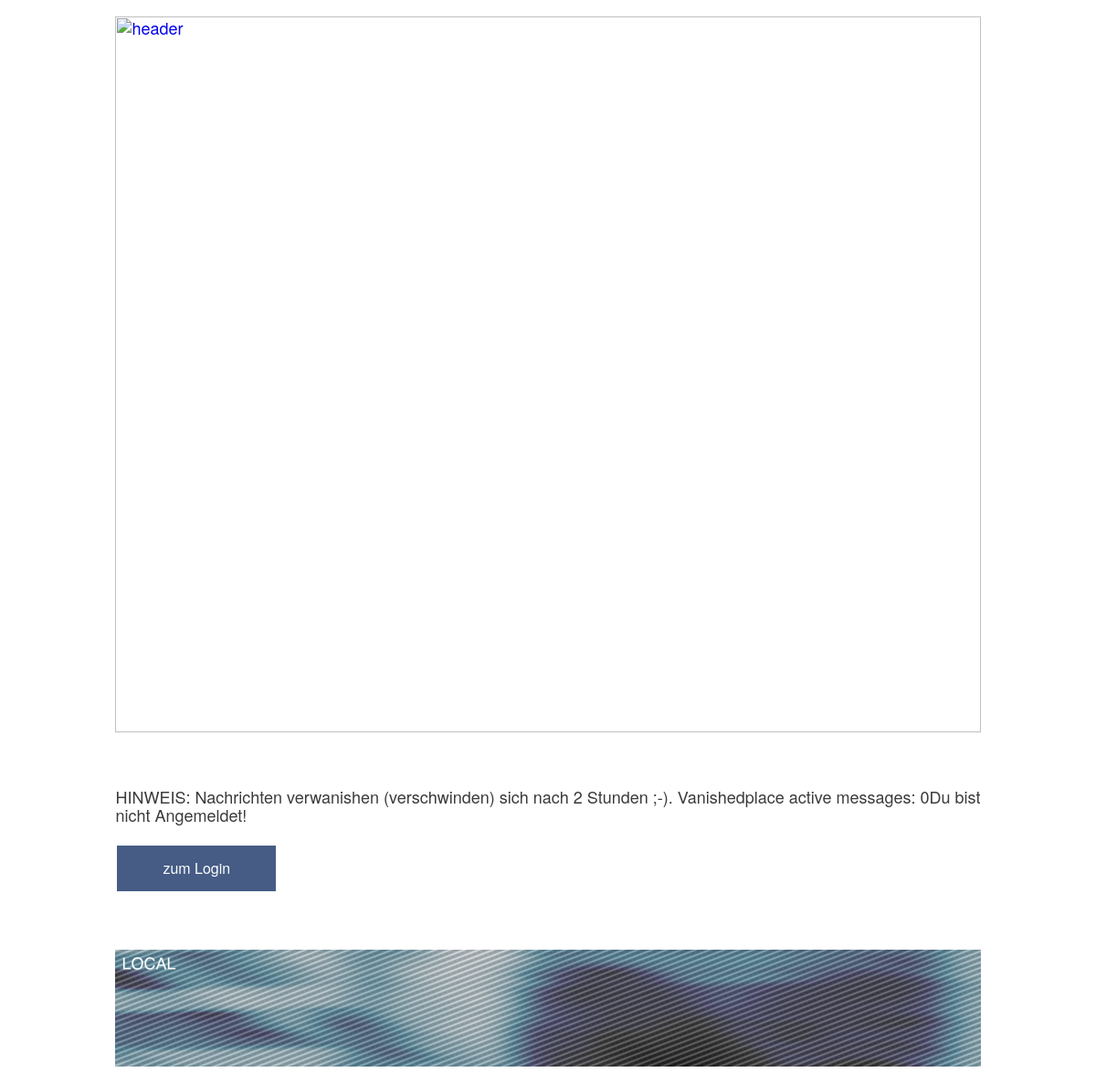
Before: /login/message_board.php (signed in) with the older database file.
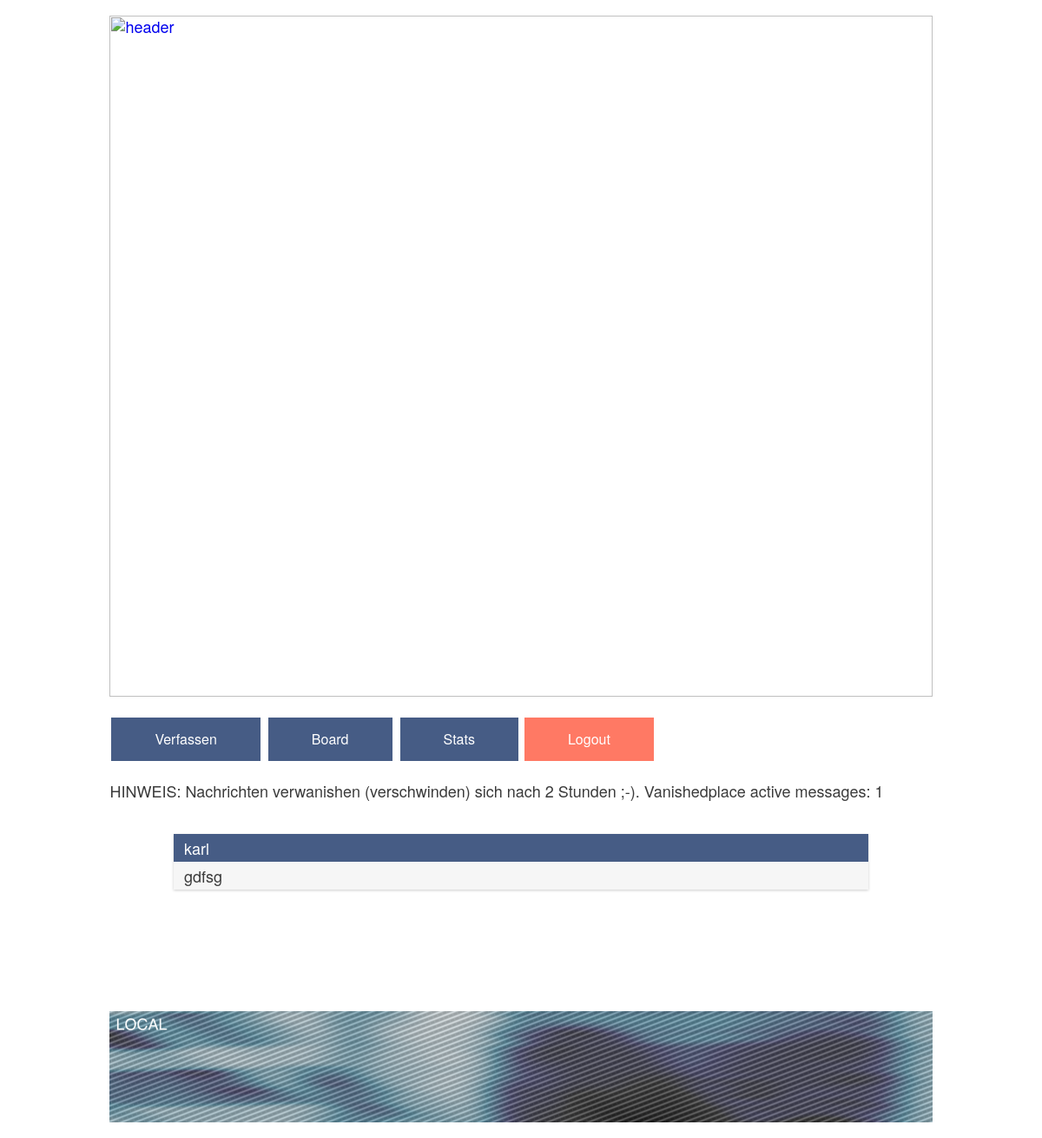
After: the same page with the newer database file.
### tables this page shows
CREATE TABLE `messages` (
  `id_msg` int(11) NOT NULL,
  `msg` varchar(480) NOT NULL,
  `cre_msg` timestamp NULL DEFAULT CURRENT_TIMESTAMP,
  `min_msg` int(11) NOT NULL,
  `usr_cre_msg` int(11) NOT NULL
);

CREATE TABLE `users` (
  `user_id` int(11) NOT NULL,
  `name` varchar(50) NOT NULL,
  `email` varchar(100) DEFAULT NULL,
  `verified` tinyint(1) DEFAULT NULL,
  `mail_id` varchar(100) NOT NULL,
  `passwordenc` varchar(128) DEFAULT NULL
);

### login/message_board.php (the view, shortened to what this page needs)
<head>
<link rel="stylesheet" type="text/css" href="css/style.css">
</head>
<?php
include 'db_conn.php';
include 'header.php';
?>
	<?php
	echo "HINWEIS: Nachrichten verwanishen (verschwinden) sich nach 2 Stunden ;-). ";
	$sql = "SELECT count(*) anzahl " . "FROM messages m, users u " . "WHERE u.user_id = m.usr_cre_msg " . "AND cre_msg > DATE_SUB(NOW(), INTERVAL 2 HOUR) " . "ORDER by m.id_msg DESC";
	foreach ( $pdo->query ( $sql ) as $row ) {
		echo "Vanishedplace active messages: " . $row ['anzahl'];
	}
	if ((isset ( $_SESSION ["validsession"] )) and ($_SESSION ["validsession"] == "angemeldet")) {
		$sql = "SELECT m.id_msg, m.msg, m.min_msg, m.min_msg, u.name " . "FROM messages m, users u " . "WHERE u.user_id = m.usr_cre_msg " . "AND cre_msg > DATE_SUB(NOW(), INTERVAL 2 HOUR) " . "ORDER by m.id_msg DESC";
		?>
<div class="wrapper">
				<?php
		foreach ( $pdo->query ( $sql ) as $row ) {
			?>
					<div class="table">
		<div class="row header blue">
			<div class="cell">
        						<?php echo $row ["name"];?>
      						</div>
		</div>
		<div class="row">
			<div class="cell">
								<?php echo $row ["msg"];?>
      						</div>
		</div>
	</div>
  					<?php
		}
		?>
				</div>
<?php
	} else {
		echo "Du bist nicht Angemeldet! " ?? [
				"session_error_msg"
		];
		?>
<div>
	</br> <a href="index.php" class="button">zum Login</a>
</div>
<?php
	}
	?>
<?php
include 'footer.php';
?>

### login/header.php (shortened to what this page needs)
<head>
<link rel="stylesheet" type="text/css" href="css/style.css">
<link rel="stylesheet" href="https://cdnjs.cloudflare.com/ajax/libs/font-awesome/4.7.0/css/font-awesome.min.css">
</head>
<html>
<body>
		<div class="content">
		<?php
		if ($_SERVER ['SERVER_NAME'] != "vaplac.gnubis.de") {
			?> <a href="index.php"><img src="./pics/vanishedplace-header.png" alt="header"></a> <?php
		} else {
			?> <a href="index.php"><img src="./pics/vanishedplace-header_r.png" alt="header"></a> <?php
		}
		?>
		<div>
		<?php
		if ((isset ( $_SESSION ["validsession"] )) and ($_SESSION ["validsession"] == "angemeldet")) {
			?>
			<a href="message_create.php" class="button">Verfassen</a>
			<a href="message_board.php" class="button">Board</a>
			<a href="show_users.php" class="button">Stats</a>
			<a href="logout.php" class="button_red">Logout</a>
			<?php
		}
		?>
		</div>

### login/footer.php (shortened to what this page needs)
		<?php if ($_SERVER['SERVER_NAME'] != "vaplac.gnubis.de")
		{
			?> <img src="./pics/vanishedplace-footer.png" alt="Footer" > <?php
		} else {
			?> <img src="./pics/vanishedplace-footer_r.png" alt="Footer" > <?php
		}
		?>
		</div>
	</body>
</html>

### login/css/style.css (style rules this page uses)
body { font-family: "Helvetica Neue", Helvetica, Arial; font-size: 18px; line-height: 20px; font-weight: 400; color: #3b3b3b; -webkit-font-smoothing: antialiased; font-smoothing: antialiased; background: #FFFFFF; }
.wrapper { margin: 0 auto; padding: 40px; max-width: 800px; }
.table { margin: 0 0 40px 0; width: 100%; box-shadow: 0 1px 3px rgba(0, 0, 0, 0.2); display: table; }
.row { display: table-row; background: #f6f6f6; }
.row:nth-of-type(odd) { background: #e9e9e9; }
.row.header { color: #ffffff; background: #465c85; }
.row.blue { background: #465c85; }
.cell { padding: 6px 12px; display: table-cell; }
.button { background-color: #465c85; border: none; color: white; padding: 15px 50px; text-align: center; text-decoration: none; display: inline-block; font-size: 16px; margin: 4px 2px; cursor: pointer; }
a.button_red:link, a.button_red:visited { background-color: #ff7964; color: white; padding: 15px 50px; text-align: center; text-decoration: none; display: inline-block; font-size: 16px; }
a.button:link, a.button:visited { background-color: #465c85; color: white; padding: 15px 50px; text-align: center; text-decoration: none; display: inline-block; font-size: 16px; }
div.content { margin: auto; width: 80%; padding: 10px; }
img { width: 100%; height: auto; position: center; max-width: 1000px; max-height: 1000px; }

Changed rows visible on the page:
added messages: users.name "karl", msg "gdfsg"
Other visible differences:
text no longer shown: "Du bist nicht Angemeldet! zum Login"
text now shown: "Verfassen Board Stats Logout"
new list line: "Vanishedplace active messages: 1"
list line gone: "Vanishedplace active messages: 0"
